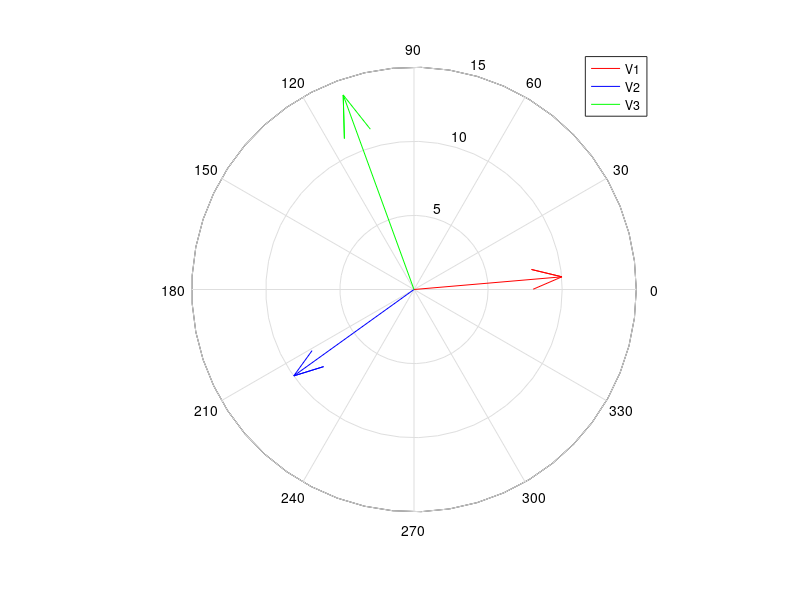

Write the MATLAB code that produced this figure.
V1theta=4.9
V1=10.02*(cos(deg2rad(V1theta))+sin(deg2rad(V1theta))*1i);
V2theta=-144.3
V2=9.99*(cos(deg2rad(V2theta))+sin(deg2rad(V2theta))*1i);
V3theta=-250
V3=13.97*(cos(deg2rad(V3theta))+sin(deg2rad(V3theta))*1i);


compass(V1,'r'); hold on
compass(V2,'b');
compass(V3,'g');
legend('V1','V2','V3')